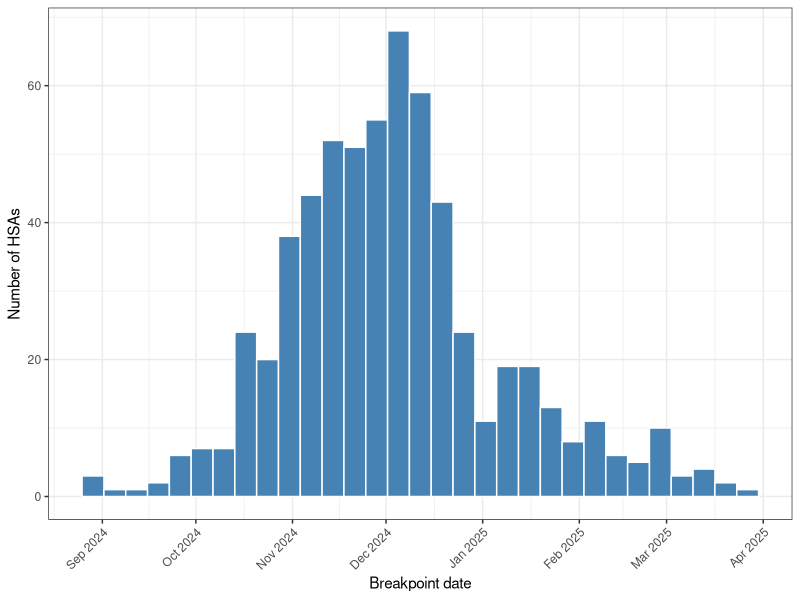

This figure's R source:
# visualization of breakpoints with histogram

library(ggplot2)
library(dplyr)

setwd("C:/Work/research/nih_epi/models/breakpoint_extraction")

# start_date <-"2025-09-01"
# end_date <- "2026-03-01"

breakpoints <- read.csv("breakpoints_2024_2025_rsv.csv")
breakpoints <- breakpoints %>%
  filter(!is.na(breakpoint)) %>%
  mutate(breakpoint = as.Date(breakpoint, format = "%m/%d/%Y"))
  # filter(breakpoint >= as.Date(start_date) & breakpoint <= as.Date(end_date))

breakpoints <- breakpoints[order(breakpoints$breakpoint), ]

#--- to find earliest breakpoints ---
# breakpoints <- breakpoints[1:10,]
# breakpoints$hsa_nci_id

ggplot(breakpoints, aes(x = breakpoint)) +
  geom_histogram(binwidth = 7, fill = "steelblue", color = "white") +
  scale_x_date(date_labels = "%b %Y", date_breaks = "1 month") +
  labs(x = "Breakpoint date", y = "Number of HSAs") +
  theme_bw() +
  theme(axis.text.x = element_text(angle = 45, hjust = 1))

breakpoints$breakpoint <- format(breakpoints$breakpoint, "%m/%d/%Y")
write.csv(breakpoints, "breakpoints_covid.csv", row.names = FALSE)
